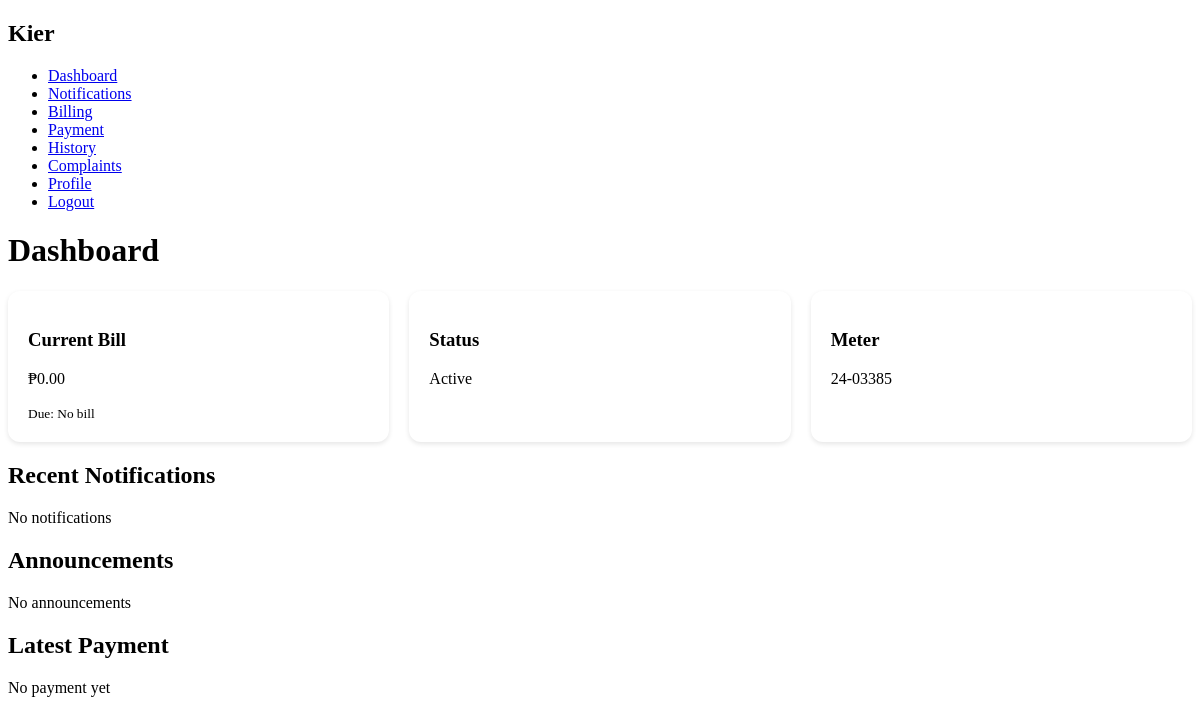
The app's page /user_dashboard.php (signed in), older data.
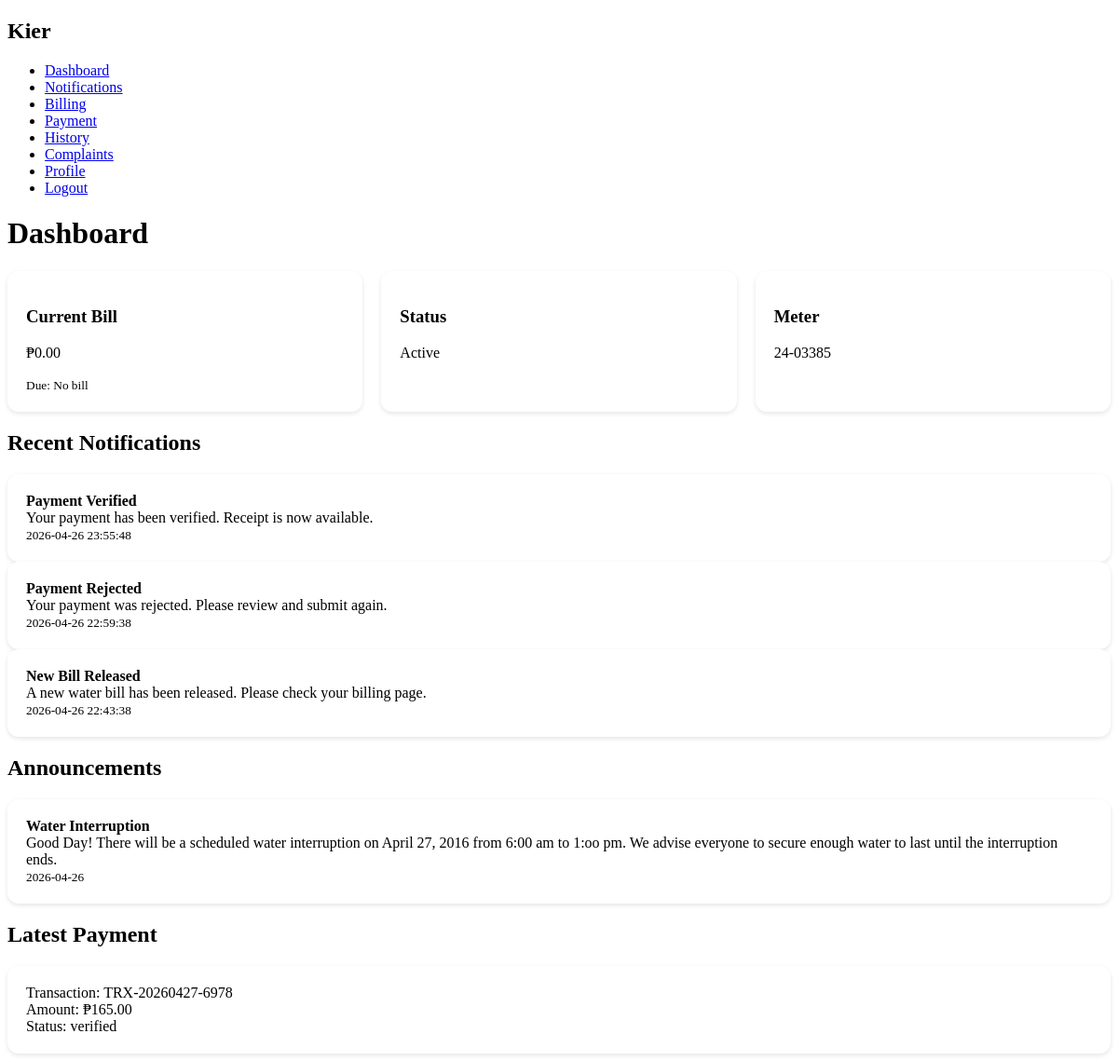
The same page, newer data.
### tables this page shows
CREATE TABLE `notifications` (
  `id` int(11) NOT NULL,
  `user_id` int(11) DEFAULT NULL,
  `role_target` varchar(50) DEFAULT 'admin',
  `title` varchar(150) DEFAULT NULL,
  `message` text DEFAULT NULL,
  `status` enum('unread','read') DEFAULT 'unread',
  `created_at` timestamp NOT NULL DEFAULT current_timestamp(),
  `type` varchar(50) DEFAULT NULL,
  `link` varchar(255) DEFAULT NULL
);

CREATE TABLE `announcements` (
  `id` int(11) NOT NULL,
  `title` varchar(150) DEFAULT NULL,
  `message` text DEFAULT NULL,
  `barangay` varchar(100) DEFAULT NULL,
  `target_type` enum('everyone','barangay') DEFAULT 'everyone',
  `posted_by` int(11) DEFAULT NULL,
  `announcement_date` date DEFAULT NULL,
  `created_at` timestamp NOT NULL DEFAULT current_timestamp()
);

CREATE TABLE `payments` (
  `id` int(11) NOT NULL,
  `invoice_id` int(11) DEFAULT NULL,
  `user_id` int(11) DEFAULT NULL,
  `transaction_no` varchar(50) DEFAULT NULL,
  `amount` decimal(10,2) DEFAULT NULL,
  `payment_method` varchar(50) DEFAULT NULL,
  `reference_no` varchar(100) DEFAULT NULL,
  `status` enum('pending','verified','rejected') DEFAULT 'pending',
  `verified_by` int(11) DEFAULT NULL,
  `paid_at` timestamp NOT NULL DEFAULT current_timestamp(),
  `proof_image` varchar(255) DEFAULT NULL,
  `qr_token` varchar(100) DEFAULT NULL,
  `qr_expires_at` datetime DEFAULT NULL
);

### user_dashboard.php (the view, shortened to what this page needs)
<?php
include "db.php";
$user_id = $_SESSION['user_id'];
$user = $conn->query("SELECT * FROM users WHERE id='$user_id'")->fetch_assoc();
$current_bill = $conn->query("
SELECT * FROM invoices
WHERE user_id='$user_id' AND status!='paid'
ORDER BY due_date ASC LIMIT 1
")->fetch_assoc();
$overdue_count = $conn->query("
SELECT COUNT(*) as total
FROM invoices
WHERE user_id='$user_id'
AND status!='paid'
AND due_date < CURDATE()
")->fetch_assoc()['total'];
$account_status = ($overdue_count > 0) ? "Overdue" : "Active";
$latest_payment = $conn->query("
SELECT * FROM payments
WHERE user_id='$user_id'
ORDER BY paid_at DESC
LIMIT 1
")->fetch_assoc();
$announcements = $conn->query("
SELECT * FROM announcements
WHERE target_type='everyone'
OR (target_type='barangay' AND barangay='{$user['barangay']}')
ORDER BY created_at DESC
LIMIT 3
");
$notifications = $conn->query("
SELECT * FROM notifications
WHERE user_id='$user_id'
ORDER BY created_at DESC
LIMIT 3
");
?>
<!DOCTYPE html>
<html>
<head>
    <link rel="stylesheet" href="dashboard.css">
</head>
<body>
    <div class="layout">
        <div class="sidebar">
            <h2><?php echo $user['first_name']; ?></h2>
            <ul>
                <li><a href="user_dashboard.php">Dashboard</a></li>
                <li><a href="user_notifications.php">Notifications</a></li>
                <li><a href="user_billing.php">Billing</a></li>
                <li><a href="user_payments.php">Payment</a></li>
                <li><a href="user_history.php">History</a></li>
                <li><a href="user_complaints.php">Complaints</a></li>
                <li><a href="profile.php">Profile</a></li>
                <li><a href="logout.php">Logout</a></li>
            </ul>
        </div>
        <div class="main">
            <h1>Dashboard</h1>
            <div class="cards">
                <div class="card">
                    <h3>Current Bill</h3>
                    <p>₱<?php echo number_format($current_bill['amount'] ?? 0, 2); ?></p>
                    <small>Due: <?php echo $current_bill['due_date'] ?? "No bill"; ?></small>
                </div>
                <div class="card">
                    <h3>Status</h3>
                    <p><?php echo $account_status; ?></p>
                </div>
                <div class="card">
                    <h3>Meter</h3>
                    <p><?php echo $user['meter_number']; ?></p>
                </div>
            </div>
            <h2>Recent Notifications</h2>
            <?php if($notifications && $notifications->num_rows > 0): ?>
            <?php while($n = $notifications->fetch_assoc()): ?>
                <div class="card">
                    <strong><?php echo $n['title']; ?></strong><br>
                    <?php echo $n['message']; ?><br>
                    <small><?php echo $n['created_at']; ?></small>
                </div>
            <?php endwhile; ?>
            <?php else: ?>
            <p>No notifications</p>
            <?php endif; ?>
            <h2>Announcements</h2>
            <?php if($announcements && $announcements->num_rows > 0): ?>
            <?php while($a = $announcements->fetch_assoc()): ?>
                <div class="card">
                    <strong><?php echo $a['title']; ?></strong><br>
                    <?php echo $a['message']; ?><br>
                    <small><?php echo $a['announcement_date']; ?></small>
                </div>
            <?php endwhile; ?>
            <?php else: ?>
            <p>No announcements</p>
            <?php endif; ?>
            <h2>Latest Payment</h2>
            <?php if($latest_payment): ?>
            <div class="card">
                Transaction: <?php echo $latest_payment['transaction_no']; ?><br>
                Amount: ₱<?php echo number_format($latest_payment['amount'],2); ?><br>
                Status: <?php echo $latest_payment['status']; ?>
            </div>
            <?php else: ?>
            <p>No payment yet</p>
            <?php endif; ?>
        </div>
    </div>
</body>
</html>

Row changes from the older to the newer data that the page shows:
added notifications: title "Payment Verified", message "Your payment has been verified. Receipt is now available.", created_at "2026-04-26 23:55:48"
added notifications: title "Payment Rejected", message "Your payment was rejected. Please review and submit again.", created_at "2026-04-26 22:59:38"
added notifications: title "New Bill Released", message "A new water bill has been released. Please check your billing page.", created_at "2026-04-26 22:43:38"
added announcements: title "Water Interruption", message "Good Day! There will be a scheduled water interruption on April 27, 2016 from 6:00 am to 1:oo pm. We advise everyone to secure enough water to last until the interruption ends.", announcement_date "2026-04-26"
added payments: transaction_no "TRX-20260427-6978", amount "165.00", status "verified"
Text that changed along with them:
text no longer shown: "No notifications No announcements No payment yet"
text now shown: "Transaction: Amount: ₱ Status:"
